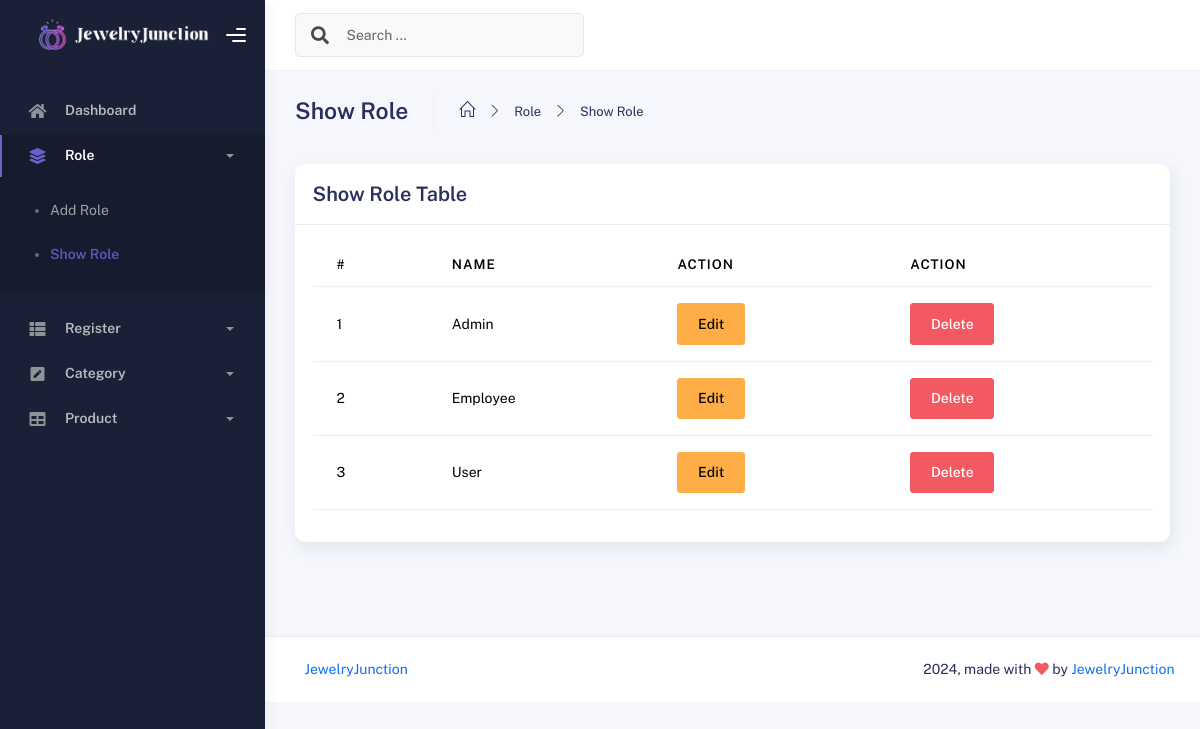
The app's page /admin/showrole.php with its own data.
### tables this page shows
CREATE TABLE `roles` (
  `id` int(100) NOT NULL,
  `role_name` varchar(100) NOT NULL
);

### admin/showrole.php (the view, shortened to what this page needs)
<?php include('header.php') ?>
<body>
    <div class="wrapper">
        <div class="sidebar" data-background-color="dark">
            <div class="sidebar-logo">
                <div class="logo-header" data-background-color="dark">
                    <a href="front.php" class="logo">
                        <img
                            src="../assets/img/logo.png"
                            alt="navbar brand"
                            class="navbar-brand"
                            style="height: 55px; margin-right: 10px; margin-top: 15px;" />
                    </a>
                    <div class="nav-toggle">
                        <button class="btn btn-toggle toggle-sidebar">
                            <i class="gg-menu-right"></i>
                        </button>
                    </div>
                </div>
            </div>
            <div class="sidebar-wrapper scrollbar scrollbar-inner">
                <div class="sidebar-content">
                    <ul class="nav nav-secondary">
                        <li class="nav-item">
                            <a
                                data-bs-toggle="collapse"
                                href="#dashboard"
                                class="collapsed"
                                aria-expanded="false">
                                <i class="fas fa-home"></i>
                                <p>Dashboard</p>
                            </a>
                        </li>
                        <li class="nav-item active submenu">
                            <a data-bs-toggle="collapse" href="#base">
                                <i class="fas fa-layer-group"></i>
                                <p>Role</p>
                                <span class="caret"></span>
                            </a>
                            <div class="collapse show" id="base">
                                <ul class="nav nav-collapse">
                                    <li>
                                        <a href="addrole.php">
                                            <span class="sub-item">Add Role</span>
                                        </a>
                                    </li>
                                    <li class="active">
                                        <a href="showrole.php">
                                            <span class="sub-item">Show Role</span>
                                        </a>
                                    </li>
                                </ul>
                            </div>
                        </li>
                        <li class="nav-item">
                            <a data-bs-toggle="collapse" href="#sidebarLayouts">
                                <i class="fas fa-th-list"></i>
                                <p>Register</p>
                                <span class="caret"></span>
                            </a>
                        </li>
                        <li class="nav-item">
                            <a data-bs-toggle="collapse" href="#forms">
                                <i class="fas fa-pen-square"></i>
                                <p>Category</p>
                                <span class="caret"></span>
                            </a>
                        </li>
                        <li class="nav-item">
                            <a data-bs-toggle="collapse" href="#tables">
                                <i class="fas fa-table"></i>
                                <p>Product</p>
                                <span class="caret"></span>
                            </a>
                        </li>
                    </ul>
                </div>
            </div>
        </div>
        <div class="main-panel">
            <div class="main-header">
                <nav
                    class="navbar navbar-header navbar-header-transparent navbar-expand-lg border-bottom">
                    <div class="container-fluid">
                        <nav
                            class="navbar navbar-header-left navbar-expand-lg navbar-form nav-search p-0 d-none d-lg-flex">
                            <div class="input-group">
                                <div class="input-group-prepend">
                                    <button type="submit" class="btn btn-search pe-1">
                                        <i class="fa fa-search search-icon"></i>
                                    </button>
                                </div>
                                <input
                                    type="text"
                                    placeholder="Search ..."
                                    class="form-control" />
                            </div>
                        </nav>
                    </div>
                </nav>
            </div>
            <div class="container">
                <div class="page-inner">
                    <div class="page-header">
                        <h3 class="fw-bold mb-3">Show Role</h3>
                        <ul class="breadcrumbs mb-3">
                            <li class="nav-home">
                                <a href="#">
                                    <i class="icon-home"></i>
                                </a>
                            </li>
                            <li class="separator">
                                <i class="icon-arrow-right"></i>
                            </li>
                            <li class="nav-item">
                                <a href="#">Role</a>
                            </li>
                            <li class="separator">
                                <i class="icon-arrow-right"></i>
                            </li>
                            <li class="nav-item">
                                <a href="#">Show Role</a>
                            </li>
                        </ul>
                    </div>
                    <div class="row" style="margin-bottom: 40px;">
                        <div class="col-md-12">
                            <div class="card">
                                <div class="card-header">
                                    <div class="card-title">Show Role Table</div>
                                </div>
                                <div class="card-body">
                                    <table class="table table-hover">
                                        <thead>
                                            <tr>
                                                <th scope="col">#</th>
                                                <th scope="col">Name</th>
                                                <th scope="col">Action</th>
                                                <th scope="col">Action</th>
                                            </tr>
                                        </thead>
                                        <?php
    include('../config/db.php');
    $show = "select * from roles";
    $no = 0;
    $result = mysqli_query($conn, $show);
    while($row = mysqli_fetch_array($result)){
        $no = $no + 1;
?>
                                        <tbody>
                                            <tr>
                                                <td><?php echo $no ?></td>
                                                <td><?php echo $row['role_name']?></td>
                                                <td><a href="editrole.php?id=<?php echo $row['id']?>"><button class="btn btn-warning">Edit</button></a></td>
                                                <td><a href="roledelete.php?id=<?php echo $row['id']?>"><button class="btn btn-danger">Delete</button></a></td>
                                            </tr>
                                            <?php  }?>
                                        </tbody>
                                    </table>
                                </div>
                            </div>
                        </div>
                    </div>
                </div>
                <footer class="footer">
                    <div class="container-fluid d-flex justify-content-between">
                        <nav class="pull-left">
                            <ul class="nav">
                                <li class="nav-item">
                                    <a class="nav-link" href="http://www.themekita.com">
                                        JewelryJunction
                                    </a>
                                </li>
                            </ul>
                        </nav>
                        <div class="copyright">
                            2024, made with <i class="fa fa-heart heart text-danger"></i> by
                            <a href="http://www.themekita.com">JewelryJunction</a>
                        </div>
                    </div>
                </footer>
            </div>
</body>
</html>

### records on screen
roles: role_name "Admin"
roles: role_name "Employee"
roles: role_name "User"
